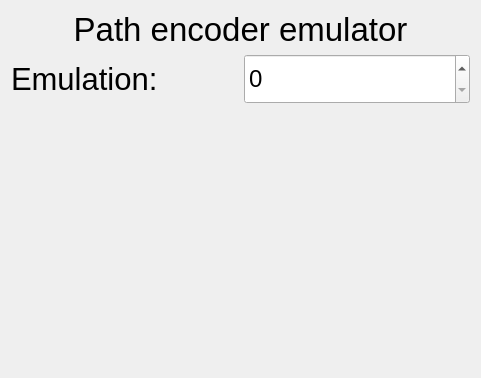
<?xml version="1.0" encoding="UTF-8"?>
<ui version="4.0">
 <class>PathEncoderEmulatorOptions</class>
 <widget class="QWidget" name="PathEncoderEmulatorOptions">
  <property name="geometry">
   <rect>
    <x>0</x>
    <y>0</y>
    <width>481</width>
    <height>378</height>
   </rect>
  </property>
  <property name="windowTitle">
   <string>Form</string>
  </property>
  <layout class="QVBoxLayout" name="verticalLayout">
   <item>
    <widget class="QLabel" name="title">
     <property name="font">
      <font>
       <pointsize>25</pointsize>
      </font>
     </property>
     <property name="text">
      <string>Path encoder emulator</string>
     </property>
     <property name="alignment">
      <set>Qt::AlignCenter</set>
     </property>
    </widget>
   </item>
   <item>
    <layout class="QHBoxLayout" name="horizontalLayout">
     <item>
      <widget class="QLabel" name="label">
       <property name="font">
        <font>
         <pointsize>23</pointsize>
        </font>
       </property>
       <property name="text">
        <string>Emulation:</string>
       </property>
      </widget>
     </item>
     <item>
      <widget class="SpinBoxList" name="emulationSpinBox">
       <property name="minimumSize">
        <size>
         <width>0</width>
         <height>50</height>
        </size>
       </property>
       <property name="font">
        <font>
         <pointsize>18</pointsize>
        </font>
       </property>
      </widget>
     </item>
    </layout>
   </item>
   <item>
    <spacer name="verticalSpacer">
     <property name="orientation">
      <enum>Qt::Vertical</enum>
     </property>
     <property name="sizeHint" stdset="0">
      <size>
       <width>20</width>
       <height>247</height>
      </size>
     </property>
    </spacer>
   </item>
  </layout>
 </widget>
 <customwidgets>
  <customwidget>
   <class>SpinBoxList</class>
   <extends>QSpinBox</extends>
   <header>spinboxlist.h</header>
  </customwidget>
 </customwidgets>
 <resources/>
 <connections/>
</ui>
